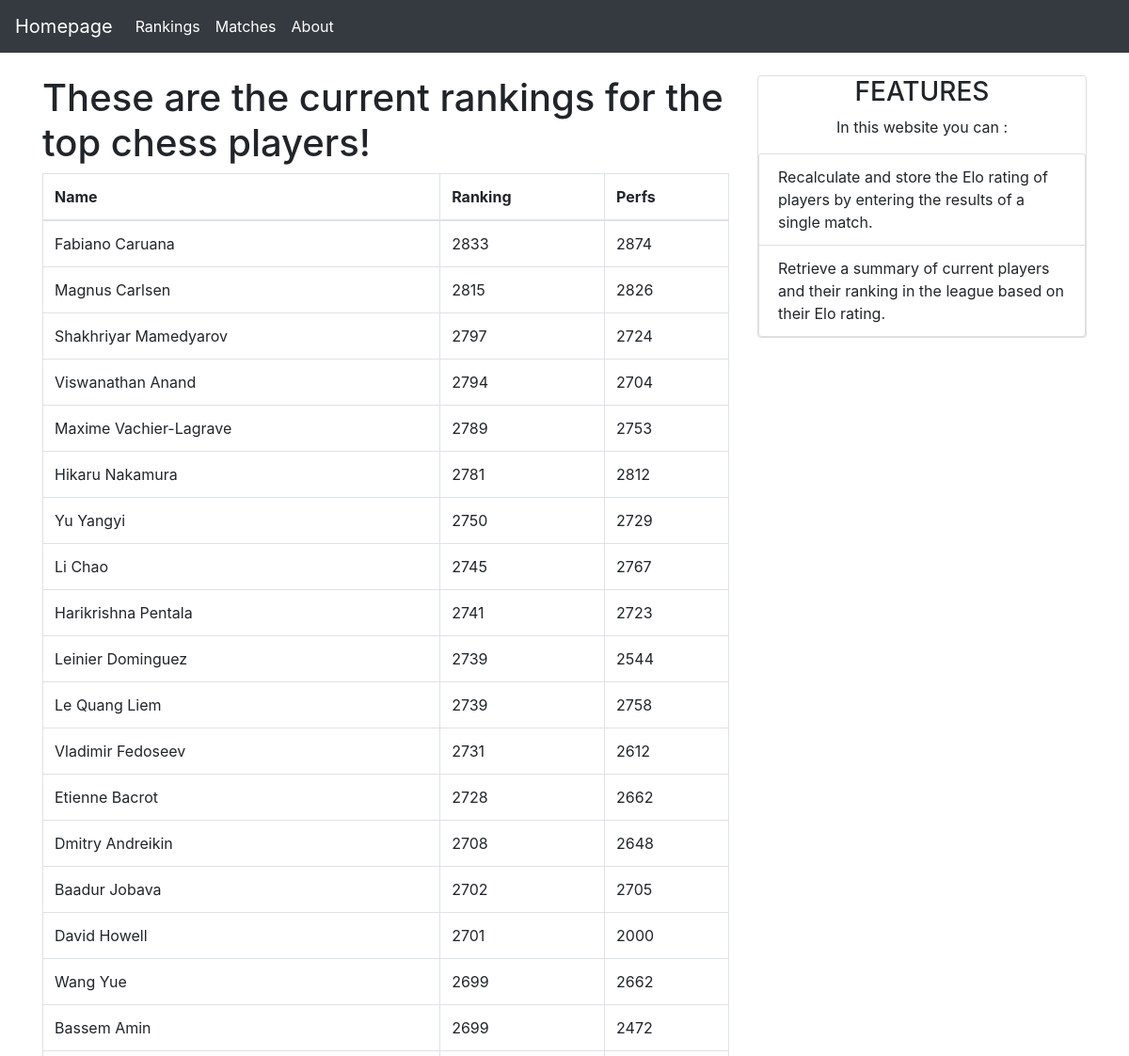
The page /rankings/ (upper part) on the database as committed earlier.
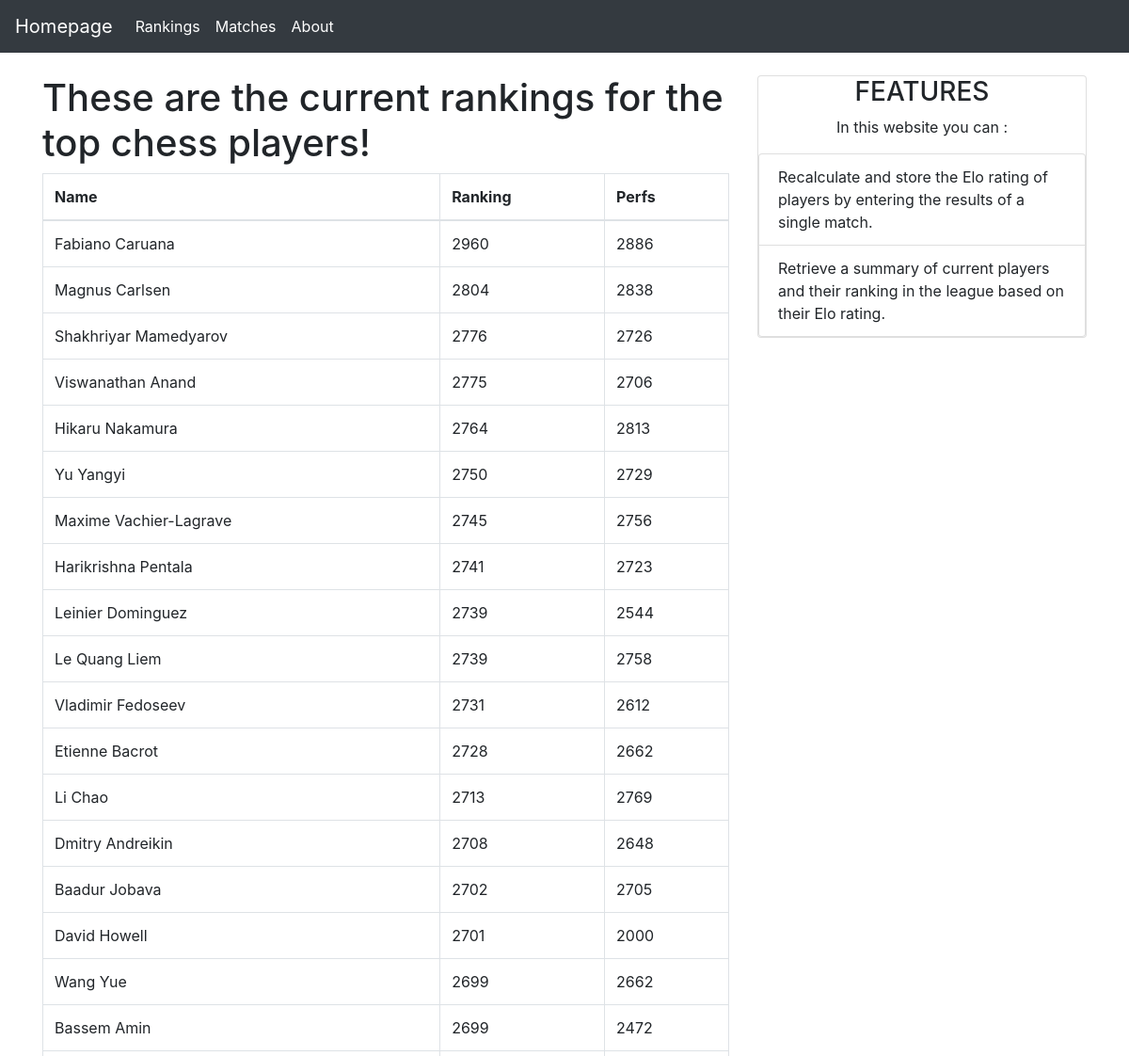
The same page on the database as committed later.
### rankings/models.py (models this page shows, shortened)
class Player(models.Model):
    name = models.CharField(max_length = 100)
    ranking = models.IntegerField(default= 22)
    performances = models.IntegerField(default= 0)

### rankings/views.py (the view)
# urls.py: url(r'^rankings/$', views.index, name = 'index'),
def index(request):
    all_players = Player.objects.all().order_by("-ranking")
    page = request.GET.get('page', 1)
    paginator = Paginator(all_players, 30)
    try:
        players = paginator.page(page)
    except PageNotAnInteger:
        players = paginator.page(1)
    except EmptyPage:
        players = paginator.page(paginator.num_pages)
    return render(request, 'rankings/index.html', {'players': players})

### rankings/templates/rankings/index.html (shortened to what this page needs)
{% extends 'rankings/includes/basiclayout.html' %}
{% block mainbody %}
    {% if players %}
    <h1> These are the current rankings for the top chess players! </h1>
    <table class="table table-bordered">
      <thead>
        <tr>
          <th>Name</th>
          <th>Ranking</th>
          <th>Perfs</th>
        </tr>
      </thead>
      <tbody>
        {% for player in players %}
          <tr>
            <td>{{ player.name }}</td>
            <td>{{ player.ranking }}</td>
            <td>{{ player.performances }}</td>
          </tr>
        {% endfor %}
      </tbody>
    </table>
    {% else %}
        <h1>You need to migrate the database to see the players' rankings</h1>
    {% endif %}
{% endblock %}

Rows that differ between the two databases and show on the page:
changed Player "Fabiano Caruana": ranking "2833" → "2960"; performances "2874" → "2886"
changed Player "Magnus Carlsen": ranking "2815" → "2804"; performances "2826" → "2838"
changed Player "Shakhriyar Mamedyarov": ranking "2797" → "2776"; performances "2724" → "2726"
changed Player "Viswanathan Anand": ranking "2794" → "2775"; performances "2704" → "2706"
changed Player "Hikaru Nakamura": ranking "2781" → "2764"; performances "2812" → "2813"
changed Player "Maxime Vachier-Lagrave": ranking "2789" → "2745"; performances "2753" → "2756"; moves down the list
changed Player "Li Chao": ranking "2745" → "2713"; performances "2767" → "2769"; moves down the list
